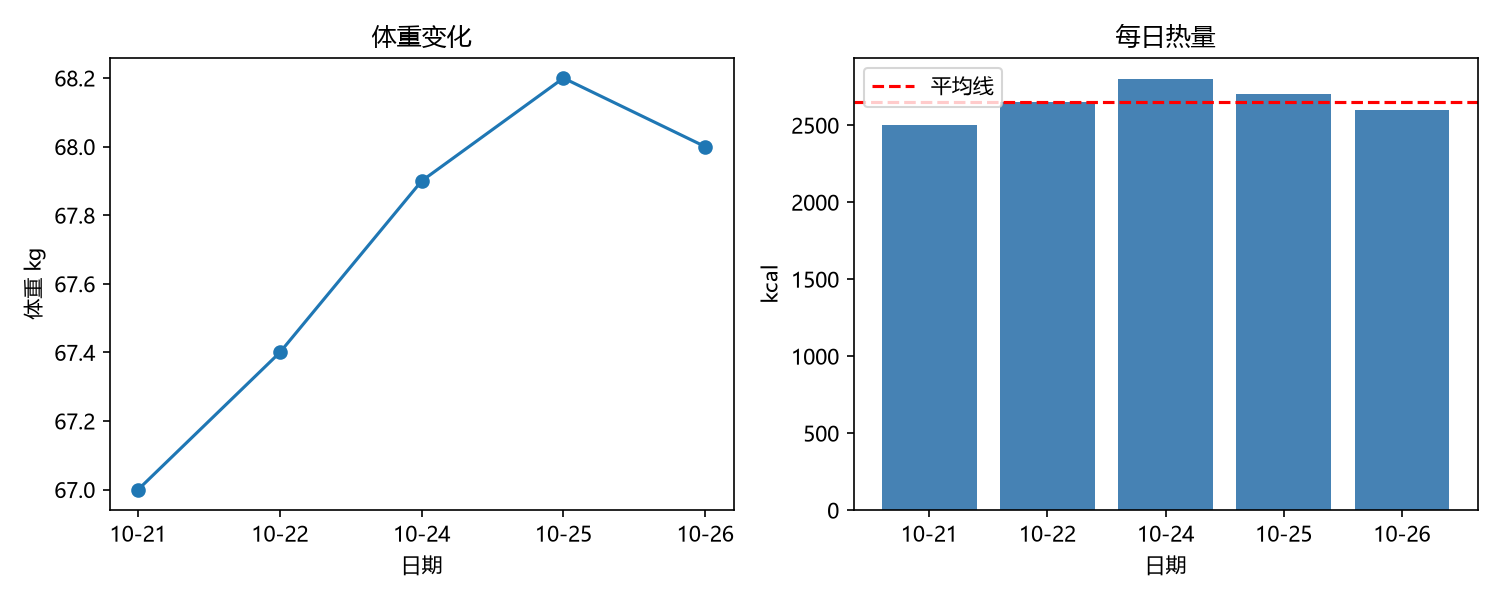

This figure's Python source:
import matplotlib.pyplot as plt
import pandas as pd

plt.rcParams["font.sans-serif"] = ["Microsoft YaHei"]
plt.rcParams["axes.unicode_minus"] = False

df = pd.read_csv("logs.csv")

fig, axes = plt.subplots(1, 2, figsize=(10, 4))

axes[0].plot(df["date"], df["weight"], marker="o")
axes[0].set_title("体重变化")
axes[0].set_xlabel("日期")
axes[0].set_ylabel("体重 kg")

axes[1].bar(df["date"], df["kcal"], color="steelblue")
axes[1].set_title("每日热量")
axes[1].set_xlabel("日期")
axes[1].set_ylabel("kcal")
axes[1].axhline(df["kcal"].mean(), color="red", linestyle="--", label="平均线")
axes[1].legend(loc="upper left")

plt.tight_layout()
plt.savefig("day16.png", dpi=150)
plt.show()
